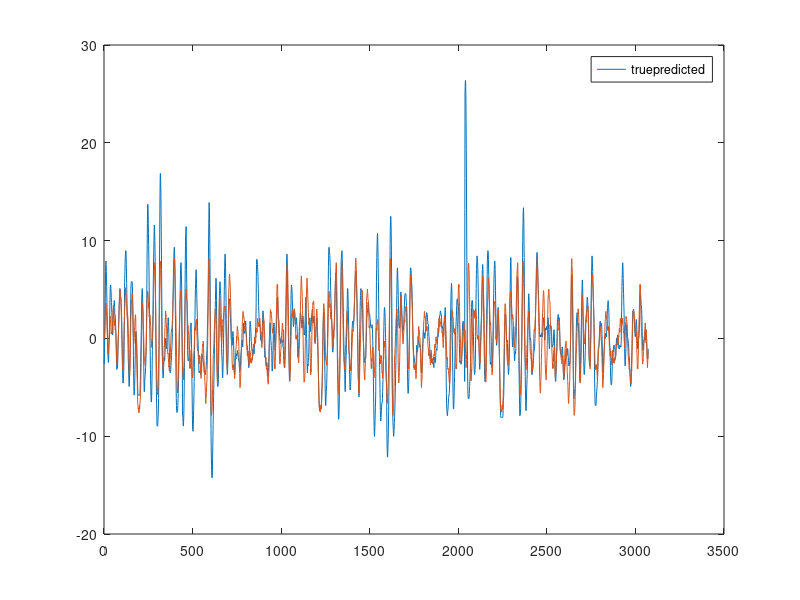

MATLAB code to generate this figure:
clear all
close all

load("data/data_stable.mat")
%% 
% FIR Model Getter

d = 1;
m = 200; 

N = size(y,1);
information_matrix = zeros(m, m);

multiplicand = zeros(m, 1);
for k=1:N
    phi_entry = zeros(m, 1);
    ys = zeros(m, 1);


    start_ = k - m;
    end_ = k - d;
    start_ = max(start_, 1);
    end_ = max(end_, 1);
    range = end_ - start_ + 1;
    phi_entry(1:range) = u(start_:end_);
    ys(1:range) = y(start_:end_);
    
    
    phi = phi_entry * phi_entry';
    information_matrix = information_matrix + phi;
    multiplicand = multiplicand + phi_entry * y(k);
end


% note: this is opposite from the convention 
%       in the book. Theta_hat(1) = b_m, Theta_hat(m) = b_d
Theta_hat = information_matrix\multiplicand;

%% 
% 

y_pred = zeros(N, 1);
for k=1:N
    for i=1:m
       input = 0;
       if k - i - d + 1 >= 1
           input = u(k - i - d + 1);
       end
       y_pred(k) = y_pred(k) +  Theta_hat(m - i + 1) * input;
    end
end
%% 
% 

plot(y)
hold on
plot(y_pred)
legend(["true", "predicted"])